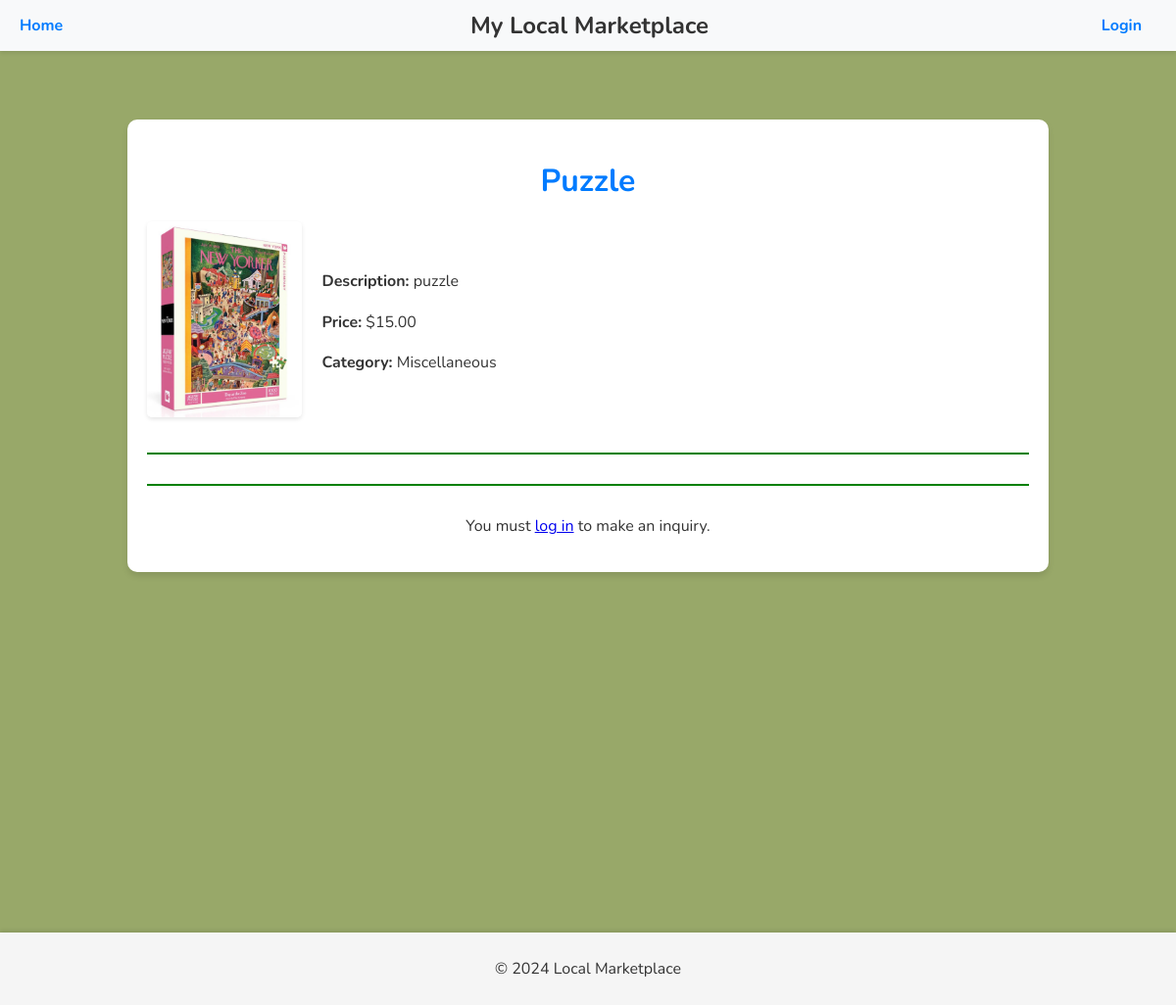
Page /project/listings/2/ on the committed database.
### project/models.py (models this page shows, shortened)
class Listing(models.Model):
    item_name = models.CharField(max_length=100)
    description = models.TextField()
    price = models.DecimalField(max_digits=10, decimal_places=2)
    seller = models.ForeignKey(Profile, on_delete=models.CASCADE, related_name='listings')
    posted_date = models.DateTimeField(auto_now_add=True)
    category = models.ForeignKey(Category, on_delete=models.SET_NULL, null=True, blank=True)
    picture = models.ImageField(upload_to='listing_pictures/', blank=True, null=True)
    status = models.CharField(
        max_length=10,
        choices=[('available', 'Available'), ('bought', 'Bought')],
        default='available'
    )

class Category(models.Model):
    name = models.CharField(max_length=50, unique=True)
    description = models.TextField(blank=True, null=True)

### project/views.py (the view, shortened to what this page needs)
# urls.py: path('listings/<int:pk>/', ListingDetailView.as_view(), name='listing_detail'),
class ListingDetailView(DetailView):
    model = Listing
    template_name = 'project/listing_detail.html'
    context_object_name = 'listing'
    def get_context_data(self, **kwargs):
        context = super().get_context_data(**kwargs)
        if self.request.user.is_authenticated:
            context['inquiry_form'] = InquiryForm()
        return context

### project/templates/project/listing_detail.html (shortened to what this page needs)
{% extends 'project/base.html' %}
{% block content %}
<div class="listing-detail-page">
    <div class="listing-detail-container">
        <h1>{{ listing.item_name }}</h1>
        <div class="listing-detail-content">
            <div class="listing-image">
                {% if listing.picture %}
                    <img src="{{ listing.picture.url }}" alt="{{ listing.item_name }}">
                {% else %}
                    <p>No image available</p>
                {% endif %}
            </div>
            <div class="listing-info">
                <p><strong>Description:</strong> {{ listing.description }}</p>
                <p><strong>Price:</strong> ${{ listing.price }}</p>
                <p><strong>Category:</strong> {{ listing.category.name }}</p>
            </div>
        </div>
        <hr class="section-divider">
        <hr class="section-divider">
    {% if user.is_authenticated %}
        <h2>Make an Inquiry</h2>
        <form method="post">
            {% csrf_token %}
            {{ inquiry_form.as_p }}
            <button type="submit" class="inquiry-button">Send Inquiry</button>
        </form>
    {% else %}
        <p>You must <a href="{% url 'login' %}">log in</a> to make an inquiry.</p>
    {% endif %}
</div>
{% endblock %}

### static/project/styles.css (style rules this page uses)
body { font-family: 'Nunito', sans-serif; font-weight: 400; font-style: normal; margin: 0; padding: 0; width: 100%; min-height: 100%; flex-direction: column; }
.listing-detail-container { max-width: 900px; margin: 20px auto; padding: 20px; background-color: #ffffff; border-radius: 10px; box-shadow: 0px 4px 6px rgba(0, 0, 0, 0.1); font-family: 'Nunito', sans-serif; color: #333; text-align: center; }
.listing-detail-container h1 { font-size: 2rem; margin-bottom: 20px; color: #007bff; text-align: center; }
.listing-detail-content { display: flex; gap: 20px; align-items: center; justify-content: center; }
.listing-image img { max-width: 100%; max-height: 200px; border-radius: 5px; box-shadow: 0px 2px 4px rgba(0, 0, 0, 0.1); }
.listing-info { flex: 1; font-size: 1rem; line-height: 1.6; text-align: left; }
.section-divider { border: none; height: 2px; background-color: green; margin: 30px 0; }
.listing-detail-page { background-color: #98A869; padding: 50px 0; min-height: 100vh; }

### rows in the picture
Listing: item_name "Puzzle", picture (picture), description "puzzle", price "15.00", category.name "Miscellaneous"
